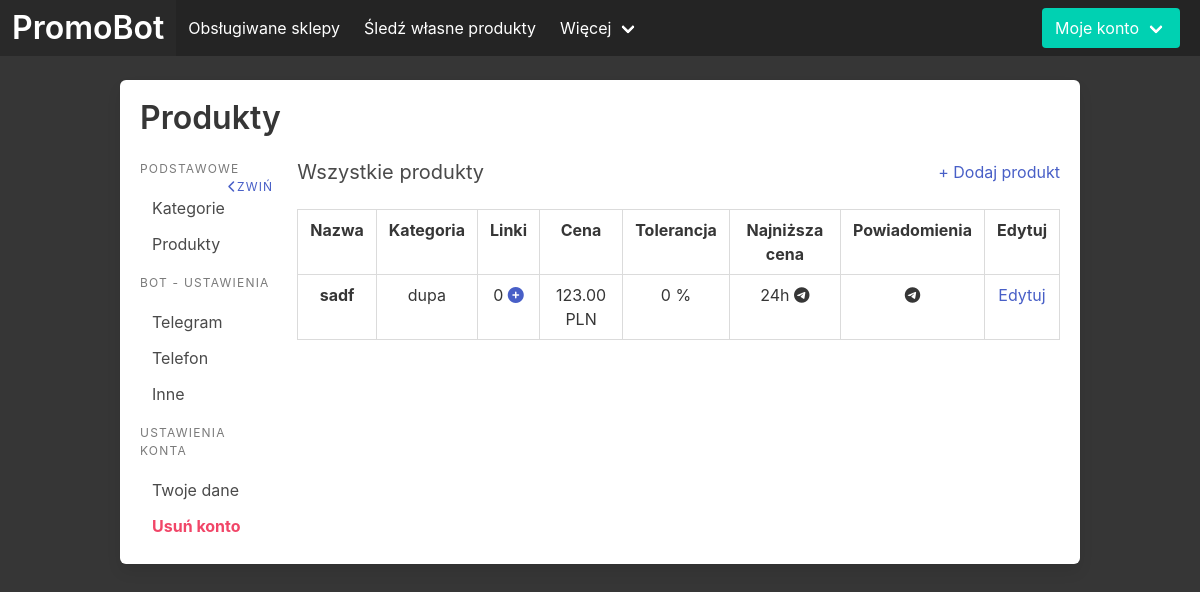
/moje-konto/produkty (signed in), run on the app's committed database.
### priceBot/models.py (models this page shows)
class Product(models.Model):
    user = models.ForeignKey(User, on_delete=models.CASCADE)
    category = models.ForeignKey(Category, on_delete=models.CASCADE)
    product_name = models.CharField(max_length=60)
    wanted_price = models.DecimalField(max_digits=8, decimal_places=2)
    wanted_price_tolerance = models.IntegerField()
    wanted_price_notifications = models.JSONField()
    TIME_UNIT_CHOICES = (
        ("m", "Minutes"),
        ("h", "Hours")
    )
    lowest_price_notification_time_value = models.IntegerField()
    lowest_price_notification_time_unit = models.CharField(max_length=1, choices=TIME_UNIT_CHOICES)
    lowest_price_notifications = models.JSONField()

class Category(models.Model):
    user = models.ForeignKey(User, on_delete=models.CASCADE)
    category_name = models.CharField(max_length=60)

### priceBot/views.py (the view, shortened to what this page needs)
# urls.py: path('moje-konto/produkty', views.products_account, name='products_account'),
def products_account(request):
    if not request.user.is_authenticated:
        return redirect("homepage")
    short_names = {
        'telegram': '<i title="Telegram" class="fa-brands fa-telegram"></i>',
        'email': '<i title="E-mail" class="fa-solid fa-at">',
        'sms': '<i title="SMS" class="fa-solid fa-comment-sms"></i>',
        'call': '<i title="Połączenie telefoniczne" class="fa-solid fa-phone"></i>',
    }
    products = [
        {
            "product_name": product.product_name,
            "category_name": product.category.category_name,
            "wanted_price": product.wanted_price,
            "wanted_price_tolerance": product.wanted_price_tolerance,
            "lowest_price_notification_time_value": product.lowest_price_notification_time_value,
            "lowest_price_notification_time_unit": product.lowest_price_notification_time_unit,
            "lowest_price_notification_choices": [short_names[choice] for choice in json.loads(product.lowest_price_notifications)['choices']],
            "wanted_price_notification_choices": [short_names[choice] for choice in json.loads(product.wanted_price_notifications)['choices']],
            "id": product.id,
        } for product in Product.objects.filter(user=request.user)
    ]
    context = {
        "products": products
    }
    return render(request, 'account/products.html', context=context)

### templates/account/products.html (shortened to what this page needs)
{% extends 'account/base.html' %}
{% block title2 %}
    <h1 class="title">Produkty</h1>
{% endblock title2 %}
{% block main-column %}
<div class="tab my-products">
  <div class="is-flex is-justify-content-space-between">
    <h1 class="subtitle">Wszystkie produkty</h1>
    <a href="{% url 'add_products' %}">+ Dodaj produkt</a>
  </div>
      <table class="table is-bordered is-fullwidth">
        <tbody>
          <thead>
            <th class="has-text-centered" title="Nazwa produktu">Nazwa</th>
            <th class="has-text-centered" title="Kategoria">Kategoria</th>
            <th class="has-text-centered" title="Liczba linków">Linki</th>
            <th class="has-text-centered" title="Pożądana cena">Cena</th>
            <th class="has-text-centered" title="Akceptowalny odchył (%) od ceny pożądanej">Tolerancja</th>
            <th class="has-text-centered" title="Czas i media wysyłania powiadomień o najniższej cenie">Najniższa cena</th>
            <th class="has-text-centered" title="Media powiadomień o założonej cenie">Powiadomienia</th>
            <th class="has-text-centered" title="Edytuj produkt">Edytuj</th>
          </thead>
          {% for product in products %}
          <tr class="has-text-centered">
            <th class="has-text-centered" title="Nazwa produktu">{{ product.product_name }}</th>
            <td class="has-text-centered" title="Kategoria">{{ product.category_name }}</td>
            <td class="has-text-centered" title="Liczba linków">0
              <div class="dropdown is-right is-hoverable">
                <a class="dropdown-trigger" aria-controls="dropdown-menu">
                  <i class="fa-solid fa-circle-plus"></i>
                </a>
              </div>
            </td>
            <td class="has-text-centered" title="Pożądana cena">{{ product.wanted_price }} PLN</td>
            <td class="has-text-centered" title="Akceptowalny odchył (%) od ceny pożądanej">{{ product.wanted_price_tolerance }} %</td>
            <td class="has-text-centered" title="Czas i media wysyłania powiadomień o najniższej cenie">
              {{ product.lowest_price_notification_time_value }}{{ product.lowest_price_notification_time_unit}}
              {% for choice in product.lowest_price_notification_choices %}
                {{choice|safe}}
              {% endfor %}
            </td>
            <td class="has-text-centered" title="Media powiadomień o założonej cenie">
              {% for choice in product.wanted_price_notification_choices %}
                {{choice|safe}}
              {% endfor %}
            </td>
            <td class="has-text-centered" title="Edytuj produkt"><a href="{% url 'product_edit' product.id %}">Edytuj</a></td>
          </tr>
          {% endfor %}
        </tbody>
    </table>
  </div>
{% endblock main-column %}

### templates/app/base.html (style rules this page uses)
body { overflow: hidden; }

### data on the page
Product: product_name "sadf", category_name "dupa", wanted_price "123.00", wanted_price_tolerance "0", lowest_price_notification_time_value "24", lowest_price_notification_time_unit "h"
